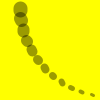
Frame 1 (no input)
Frame 2 (the mouse pressed at the canvas centre, redrawn once): identical to frame 1, image omitted

The Processing sketch that drew this single still picture (run headless with seeded random() and noise(); the mouse was pressed at the canvas centre and the sketch redrawn once):

// Processing sketch: exercise_22_1
// ── exercise_22_1.pde
//Write your own function to draw a parameterized arch
  int x = 20;
  int u = 14;
  float a = -0.12;
  void setup() {
 size(100,100);
 background(255,255,0);
 stroke (0,100);
 smooth();
 noLoop();
  }
    void draw() { 
    background(255,255,0); 
    tail(x, u, a);
  }
  void tail(int xpos, int units, float angle) { 
    pushMatrix();
    translate(xpos, 0);
    for (int i = units; i > 0; i--) {
      strokeWeight(i);
      line(0, 10, 0, 8);
      translate(0, 11);
      rotate(angle);
    }
    popMatrix();
  }
